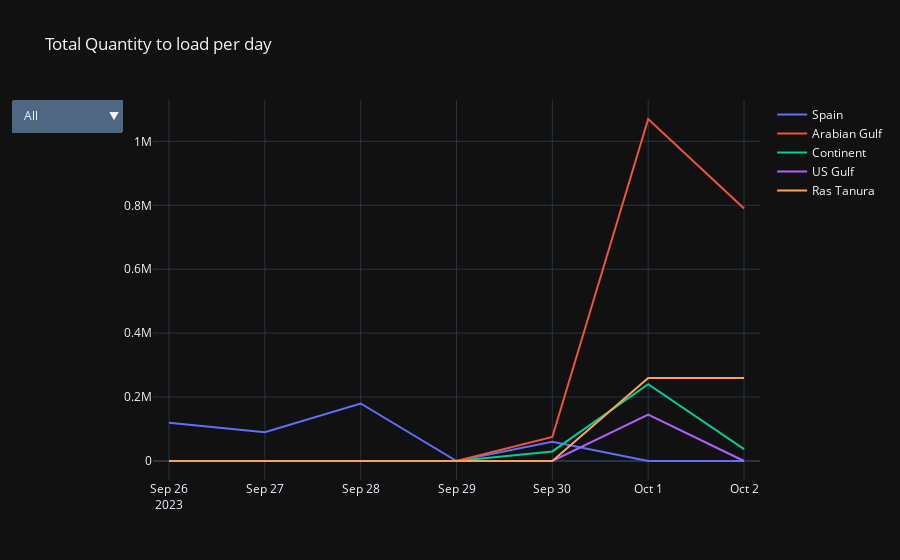

This figure's notebook cell:
### Markdown cell above
And display the results as timeseries

### Code cell
def area_button(area):
    args = [
        {'visible': [i == areas.index(area) for i in range(len(areas))]},
        {
            'title': f'Total Quantity to load in {area} per day',
            'showlegend': True
        },
    ]
    
    return dict(
        label=area,
        method='update',
        args=args,
    )

title = 'Total Quantity to load per day'
today = datetime.combine(datetime.utcnow().date(), datetime.min.time())

areas_fig = go.Figure()

area_buttons = []

for area in areas:
    if area not in df_pivot.columns:
        continue
    area_scatter_plot = go.Scatter(    
        x=df_pivot.laycan_from,
        y=df_pivot[area],
        name=area,
        mode='lines',
    )

    areas_fig.add_trace(area_scatter_plot)
    
    area_buttons.append(area_button(area))
    
buttons = list([
    dict(
        label='All',
        method='update',
        args=[    
            {'visible': [True for _ in range(len(areas))]},
            {
                'title': title,
                'showlegend': True
            }
        ],
    ),
    *area_buttons,
])

areas_fig.update_layout(
    title=title,
    updatemenus=[go.layout.Updatemenu(
        active=0,
        buttons=buttons,
    )],
    xaxis_range=[today - timedelta(hours=4), today + timedelta(hours=24*6 + 4)],
)

areas_fig.show()

### Figure 1 — Plotly figure (JSON) as saved in the notebook; plotly's stock layout.template omitted (floating-point values rounded to 4 significant figures)
{"data": [{"mode": "lines", "name": "Spain", "x": ["2023-09-26T00:00:00+00:00", "2023-09-27T00:00:00+00:00", "2023-09-28T00:00:00+00:00", "2023-09-29T00:00:00+00:00", "2023-09-30T00:00:00+00:00", "2023-10-01T00:00:00+00:00", "2023-10-02T00:00:00+00:00"], "y": [120000, 90000, 180000, 0, 60000, 0, 0], "type": "scatter"}, {"mode": "lines", "name": "Arabian Gulf", "x": ["2023-09-26T00:00:00+00:00", "2023-09-27T00:00:00+00:00", "2023-09-28T00:00:00+00:00", "2023-09-29T00:00:00+00:00", "2023-09-30T00:00:00+00:00", "2023-10-01T00:00:00+00:00", "2023-10-02T00:00:00+00:00"], "y": [0, 0, 0, 0, 75000, 1070000, 790000], "type": "scatter"}, {"mode": "lines", "name": "Continent", "x": ["2023-09-26T00:00:00+00:00", "2023-09-27T00:00:00+00:00", "2023-09-28T00:00:00+00:00", "2023-09-29T00:00:00+00:00", "2023-09-30T00:00:00+00:00", "2023-10-01T00:00:00+00:00", "2023-10-02T00:00:00+00:00"], "y": [0, 0, 0, 0, 30000, 240000, 37000], "type": "scatter"}, {"mode": "lines", "name": "US Gulf", "x": ["2023-09-26T00:00:00+00:00", "2023-09-27T00:00:00+00:00", "2023-09-28T00:00:00+00:00", "2023-09-29T00:00:00+00:00", "2023-09-30T00:00:00+00:00", "2023-10-01T00:00:00+00:00", "2023-10-02T00:00:00+00:00"], "y": [0, 0, 0, 0, 0, 145000, 0], "type": "scatter"}, {"mode": "lines", "name": "Ras Tanura", "x": ["2023-09-26T00:00:00+00:00", "2023-09-27T00:00:00+00:00", "2023-09-28T00:00:00+00:00", "2023-09-29T00:00:00+00:00", "2023-09-30T00:00:00+00:00", "2023-10-01T00:00:00+00:00", "2023-10-02T00:00:00+00:00"], "y": [0, 0, 0, 0, 0, 260000, 260000], "type": "scatter"}], "layout": {"xaxis": {"range": ["2023-09-25T20:00:00", "2023-10-02T04:00:00"]}, "title": {"text": "Total Quantity to load per day"}, "updatemenus": [{"active": 0, "buttons": [{"args": [{"visible": [true, true, true, true, true]}, {"title": "Total Quantity to load per day", "showlegend": true}], "label": "All", "method": "update"}, {"args": [{"visible": [true, false, false, false, false]}, {"title": "Total Quantity to load in Spain per day", "showlegend": true}], "label": "Spain", "method": "update"}, {"args": [{"visible": [false, true, false, false, false]}, {"title": "Total Quantity to load in Arabian Gulf per day", "showlegend": true}], "label": "Arabian Gulf", "method": "update"}, {"args": [{"visible": [false, false, true, false, false]}, {"title": "Total Quantity to load in Continent per day", "showlegend": true}], "label": "Continent", "method": "update"}, {"args": [{"visible": [false, false, false, true, false]}, {"title": "Total Quantity to load in US Gulf per day", "showlegend": true}], "label": "US Gulf", "method": "update"}, {"args": [{"visible": [false, false, false, false, true]}, {"title": "Total Quantity to load in Ras Tanura per day", "showlegend": true}], "label": "Ras Tanura", "method": "update"}]}]}}
